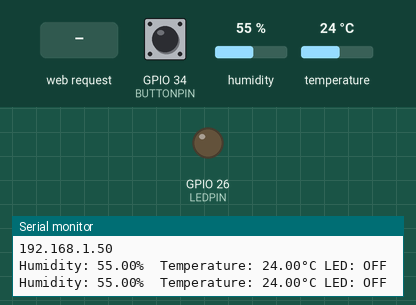
This sketch was run on a simulated ESP32. Parts: output pins drawn as LEDs (lit = HIGH), the last lines printed to the serial monitor. The test bench sets the inputs (shaded band); at power-on: GPIO 34 (BUTTONPIN) LOW, humidity 55 %, temperature 24 °C. WiFi joins after 1.5 s; servers stay silent unless stated.

Above: at 2.7 s.
2.8 s: GPIO 34 (BUTTONPIN) pulled HIGH for 3.2 s
At 6.8 s:
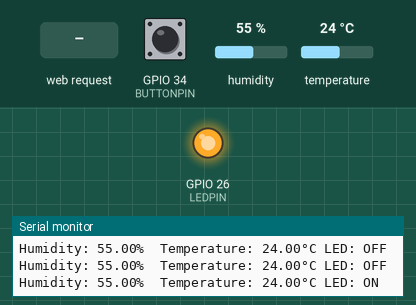
7.5 s: GPIO 34 (BUTTONPIN) pulled HIGH for 0.15 s
At 8.0 s:
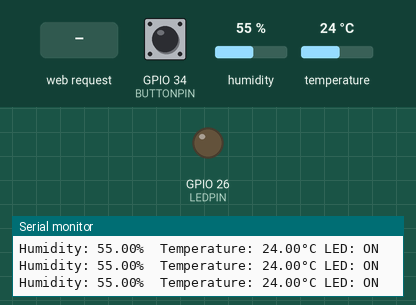
9.1 s: HTTP request GET /ledtoggle received
At 10.4 s:
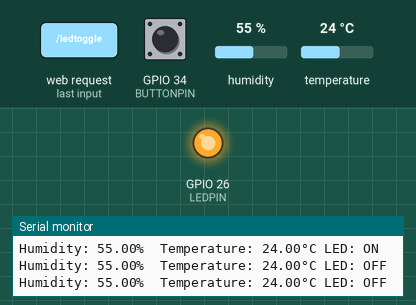
Timing chart, 0 to 12.1 s (numbered marks = the images above; inputs shaded):
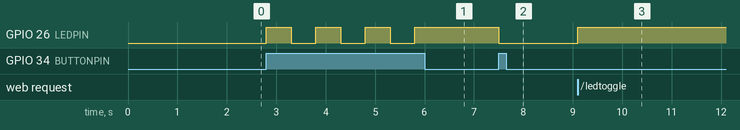

Measured:
- after the input at 2.8 s, GPIO 26 (LEDPIN): alternates HIGH for 0.50 s and LOW for 0.50 s, 7 changes in all, then stays HIGH, starting at once
- after the input at 7.5 s, GPIO 26 (LEDPIN): HIGH → LOW at once
- after the input at 9.1 s, GPIO 26 (LEDPIN): LOW → HIGH at once

The sketch:

esp32.ino
```cpp
/**import library**/
#include "DHT.h"
#include <WiFi.h>
#include <WebServer.h>
#include "ArduinoJson.h"

#define DHTPIN 33     // Digital pin connected to the DHT sensor
#define LEDPIN 26     //
#define BUTTONPIN 34


#define DHTTYPE DHT22   // DHT 22  (AM2302), AM2321

DHT dht(DHTPIN, DHTTYPE);

bool LEDSTATE = false;
bool BUTTONSTATE;

const char* ssid = "isissid";
const char* password = "isipasswordnya";

WebServer server(80);

float temperature;
float humidity;

//http header
String header;

// Auxiliar variables to store the current output state
String output26State = "OFF";

// Current time
unsigned long currentTime = millis();
// Previous time
unsigned long previousTime = 0;
// Define timeout time in milliseconds (example: 2000ms = 2s)
const long timeoutTime = 2000;


unsigned long gap;

StaticJsonDocument<250> jsonDocument;
char buffer[250];

//pembuat json tipe float
void create_json(char *tag, float value, char *unit) {
  jsonDocument.clear();
  jsonDocument["type"] = tag;
  jsonDocument["value"] = value;
  jsonDocument["unit"] = unit;
  serializeJson(jsonDocument, buffer);
}
//pembuat json tipe string
void create_json2(char *tag, String value, char *unit) {
  jsonDocument.clear();
  jsonDocument["type"] = tag;
  jsonDocument["value"] = value;
  jsonDocument["unit"] = unit;
  serializeJson(jsonDocument, buffer);
}

//GET pembacaan temperatur
void getTemperature() {
//  Serial.println("Get temperature");
  create_json("temperature", temperature, "°C");
  server.send(200, "application/json", buffer);
}
//GET pembacaan kelembapan
void getHumidity() {
//  Serial.println("Get humidity");
  create_json("humidity", humidity, "%");
  server.send(200, "application/json", buffer);
}
//GET pembacaan status LED
void getLed() {
//  Serial.println("Get led");
  create_json2("led", output26State , "");
  server.send(200, "application/json", buffer);
}

//fungsi baca sensor DHT
void readData() {
  humidity = dht.readHumidity();
  temperature = dht.readTemperature();
}

//String html = "<html><body><h1>Tugas 2 - SBM</h1><p>Temperature: <span id='tem'>"+ String(temperature) +"</span></p><p>Humidity: <span id='hum'>"+ String(humidity) +"</span></p><p>LED: <span id='led'>"+ String(output26State) +"</span></p><button><a href='/ledtoggle' id='toggle'>Toggle</a></button><script type='text/javascript' defer src='/script1'></script></body></html>";
 String html;
String script1 = "document.addEventListener('DOMContentLoaded', () => {console.log('loaded');const led = document.getElementById('toggle'); led ? led.addEventListener('click', (e) => { e.preventDefault(); fetch('/ledtoggle');}) : null;}); setInterval(console.log('please refresh to view latest update'), 10000);";

//GET html
void getUi() {
//  Serial.println("Get ui");
  server.send(200, "text/html", html);
}

//GET script js
void getScript1() {
//  Serial.println("Get script1");
  server.send(200, "text/javascript", script1);
}

//GET untuk toggle LED
void getLedToggle(){
  digitalWrite(LEDPIN, !LEDSTATE);
  LEDSTATE = !LEDSTATE;
  if(LEDSTATE){
    output26State = "ON";
  } else{
    output26State = "OFF";
  }
  server.send(200,"application/json", "{'status': 'ok'}");
  delay(500); //simple debouncer
}

int incoming;

void setup() {
  Serial.begin(115200);
  pinMode(LEDPIN, OUTPUT);
  digitalWrite(LEDPIN, LOW);
  pinMode(BUTTONPIN, INPUT);
  dht.begin();

  Serial.print("Connecting to ");
  Serial.println(ssid);
  WiFi.begin(ssid, password);
  while (WiFi.status() != WL_CONNECTED) {
    delay(500);
    Serial.print(".");
  }
  // Print local IP address and start web server
  Serial.println("");
  Serial.println("WiFi connected.");
  Serial.println("IP address: ");
  Serial.println(WiFi.localIP());

  //route untuk mendapat data temperatur
  server.on("/temperature", getTemperature);
  //route untuk mendapat data kelembapan
  server.on("/humidity", getHumidity);
  //route untuk mendapat status nyala LED
  server.on("/led", getLed);

  //route untuk men-toggle LED
  server.on("/ledtoggle", getLedToggle);

  //route untuk menampilkan halaman html
  server.on("/tugas2", getUi);
  server.on("/script1", getScript1);

  server.begin();
}

void loop() {
  server.handleClient();
  BUTTONSTATE = digitalRead(BUTTONPIN);
  if(BUTTONSTATE){
    LEDSTATE = !LEDSTATE;
    digitalWrite(LEDPIN, LEDSTATE);
    delay(500);
    if (LEDSTATE) {
      output26State = "ON";
    } else {
      output26State = "OFF";
    }
  }

  if (Serial.available() > 0) {
    // read the incoming byte:
    incoming = Serial.read();
    if (incoming == 49 || incoming == 4910){
      LEDSTATE =!LEDSTATE;
      digitalWrite(LEDPIN, LEDSTATE);
      delay(10);
      if (LEDSTATE) {
        output26State = "ON";
      } else {
        output26State = "OFF";
      }
    }
  }

  gap = millis();
  //update data dht pada periode tertentu
  if(!(gap%500)){
    readData();
    Serial.print(F("Humidity: "));
    Serial.print(humidity);
    Serial.print(F("%  Temperature: "));
    Serial.print(temperature);
    Serial.print(F("°C LED: "));
    Serial.print(output26State);
    Serial.print(F("\n"));
    html = "<html><body><h1>Tugas 2 - SBM</h1><p>Temperature: "+ String(temperature) +"</p><p>Humidity: "+ String(humidity) +"</p><p>LED: "+ String(output26State) +"</p><button><a href='/ledtoggle' id='toggle'>Toggle</a></button><script type='text/javascript' defer src='/script1'></script></body></html>";

    if (isnan(humidity) || isnan(temperature)) {
      Serial.println(F("Failed to read from DHT sensor!"));
      return;
    }
  }
}
```
